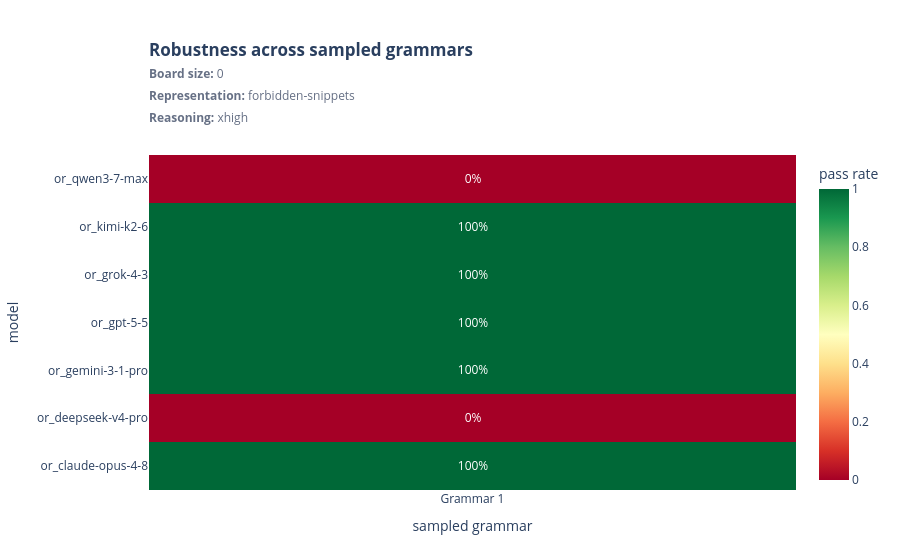

Notebook code for this chart:
### Markdown cell above
## Success rate across sampled grammars

### Code cell
for figure in plot_grammar_pass_rates(aggregate):
    display(figure)

### Figure 1 — Plotly figure (JSON) as saved in the notebook; plotly's stock layout.template omitted (floating-point values rounded to 4 significant figures)
{"data": [{"colorbar": {"title": {"text": "pass rate"}}, "colorscale": [[0, "rgb(165,0,38)"], [0.1, "rgb(215,48,39)"], [0.2, "rgb(244,109,67)"], [0.3, "rgb(253,174,97)"], [0.4, "rgb(254,224,139)"], [0.5, "rgb(255,255,191)"], [0.6, "rgb(217,239,139)"], [0.7, "rgb(166,217,106)"], [0.8, "rgb(102,189,99)"], [0.9, "rgb(26,152,80)"], [1, "rgb(0,104,55)"]], "customdata": [["r00"], ["r00"], ["r00"], ["r00"], ["r00"], ["r00"], ["r00"]], "hovertemplate": "model=%{y}<br>grammar=%{x}<br>sample=%{customdata}<br>pass=%{z:.1%}<extra></extra>", "text": [["100%"], ["0%"], ["100%"], ["100%"], ["100%"], ["100%"], ["0%"]], "texttemplate": "%{text}", "type": "heatmap", "x": ["Grammar 1"], "y": ["or_claude-opus-4-8", "or_deepseek-v4-pro", "or_gemini-3-1-pro", "or_gpt-5-5", "or_grok-4-3", "or_kimi-k2-6", "or_qwen3-7-max"], "z": [[1], [0], [1], [1], [1], [1], [0]], "zmax": 1, "zmin": 0}], "layout": {"legend": {"title": {"text": ""}}, "margin": {"b": 70, "l": 70, "r": 30, "t": 155}, "title": {"text": "<b>Robustness across sampled grammars</b><br><span style='font-size:12px;color:#667085'><b>Board size:</b> 0<br><b>Representation:</b> forbidden-snippets<br><b>Reasoning:</b> xhigh</span>", "x": 0, "xanchor": "left", "xref": "paper", "y": 0.9, "yanchor": "top"}, "xaxis": {"title": {"text": "sampled grammar"}}, "yaxis": {"title": {"text": "model"}}}}
